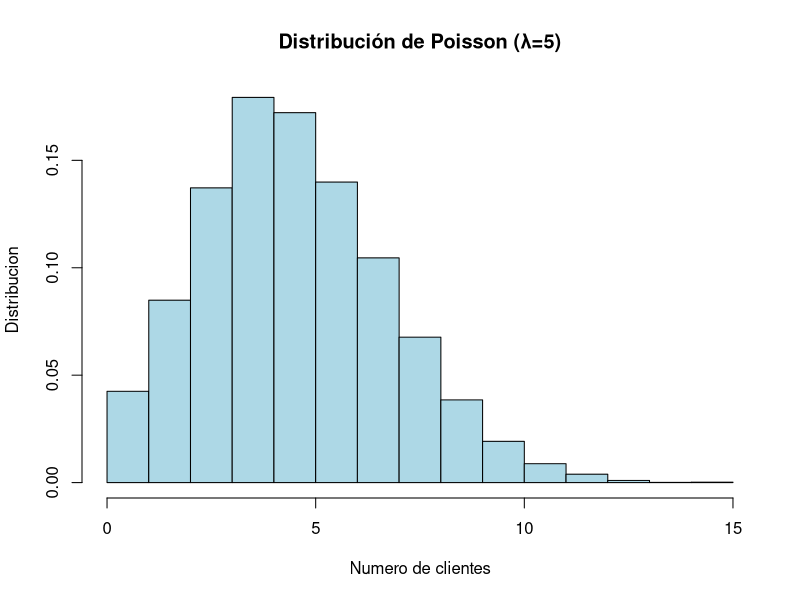

This chart was generated by the following R code: (Note: this script raises an error after producing the figure.)
# -----------------------------------------------
# Nombre: [Tu Nombre]
# Cédula: [Tu Cédula]
# Ejercicio 1: Distribución de Poisson
# -----------------------------------------------

# a) Simulación de 10,000 muestras
set.seed(0)                               # Semilla para reproducibilidad
lambda <- 5                               # promedio
n_muestras <- rpois(n = 10000, lambda)    # genera numeros aleatorios con distribucion poison (como lambda=5, rondan este numero)

# b) Probabilidad de exactamente 3 clientes
prob_teorica <- dpois(3, lambda)        # Valor teórico P(X=3)=(λ^3)/(n!*e^λ)=5^3/(6*e^3)=125/(6*e^5)=0.140373895
prob_simulada <- mean(n_muestras == 3)    # muestras==3 es una condicion, lo que convierte al vector muestras en un vector de 1's y 0's
                                        # mean() calcula el promedio de los valores en un vector, en este caso, el promedio de 1's (max(1)/10000)
# Comparación
cat("Probabilidad teórica (3 clientes):",  prob_teorica,  "\n")
cat("Probabilidad simulada (3 clientes):", prob_simulada, "\n")

# c) Histograma y densidad teórica
hist(
  n_muestras,                                    #vector de valores (este caso, clientes con promedio)
  breaks = seq(0, max(n_muestras)),              #barras para cada valor
  freq = FALSE,                                #falso, dara la probabilidad de aparicion
  main = "Distribución de Poisson (λ=5)",      #titulo del plot
  xlab = "Numero de clientes",                 #titulo del eje x
  ylab = "Distribucion",                       #titulo del eje y
  col = "lightblue"     
)

# Superponer distribucion teórica
valores_x <- 0:max(n_muestras)                   #valores del eje x
valores_y <- dpois(valores_xlab, lambda,0)       #vector con los valores para X=n

lines(
  valores_x,                              
  valores_y, 
  type = "b",      #tipo de linea
  col = "red", 
  lwd = 2, 
  pch = 19
)
     
# cuadro indicando el color de las funciones     
legend("topright", 
  legend = c("Simulación", "Teórica"),
  fill = c("lightblue", "red")
)     
